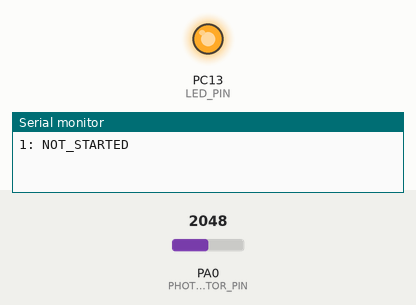
Simulated run of this sketch. Board: STM32 Blue Pill. Parts: output pins drawn as LEDs (lit = HIGH), the last lines printed to the serial monitor. The inputs (shaded band) are chosen by the test bench; at power-on: PA0 (PHOTORESISTOR_PIN) = 2048.

Above: at 1.2 s.
1.3 s: PA0 (PHOTORESISTOR_PIN) set to 60
At 3.4 s:
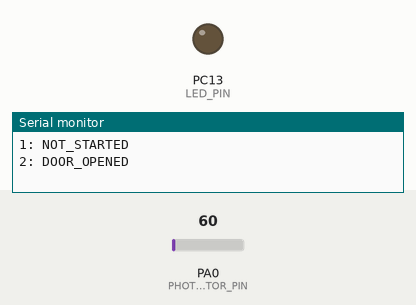
Timing chart, 0 to 10.3 s (numbered marks = the images above; inputs shaded):
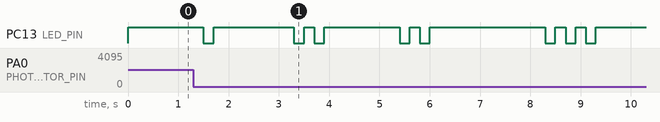

The sketch:

FinalAlgorithm.ino
```cpp
#include "StateIndicator.h"
#include "LightSensor.h"

const int NOT_STARTED = 1;
const int DOOR_OPENED = 2;
const int MOVING_DOWN_RAMP = 3;
const int DEPLOYING_SOLAR_PANELS_1 = 4;
const int WAITING_FOR_STORM = 5;
const int STORM_DETECTED = 6;
const int RETRIEVING_SOLAR_PANELS_1 = 7;
const int PROTECTING_PHOTORESISTOR = 8;
const int WAITING_OUT_STORM = 9;
const int STORM_OVER = 10;
const int DEPLOYING_SOLAR_PANELS_2 = 11;
const int DONE = 12;

int state = NOT_STARTED;
bool state_printed = false;
unsigned long state_started = 0;

const unsigned long DOOR_OPEN_TIME_MS = 5000;
const unsigned long LIGHT_DIM_TIME_MS = 10000;
const unsigned long SAND_START_DELAY_MS = 15000;
const unsigned long SANDSTORM_DURATION_MS = 45000;
const unsigned long POST_STORM_OPERATION_TIME_MS = 120000;

void setup() {
  Serial.begin(9600);
  LightSensor::setup();
  StateIndicator::setup();
  state_started = millis();
}

void loop() {
  LightSensor::update();
  StateIndicator::update(state);

  int next_state = state;
  switch( state )
  {
    case NOT_STARTED:
      if( !state_printed ) Serial.println("1: NOT_STARTED");
      if( !StateIndicator::hasShownPattern() ) break;
      if( LightSensor::isReady() && LightSensor::isLight() )
        next_state = DOOR_OPENED;
      break;
    case DOOR_OPENED:
      if( !state_printed ) Serial.println("2: DOOR_OPENED");
      if( !StateIndicator::hasShownPattern() ) break;
      if( millis() - state_started >= DOOR_OPEN_TIME_MS )
        next_state = MOVING_DOWN_RAMP;
      break;
    case MOVING_DOWN_RAMP:
      if( !state_printed ) Serial.println("3: MOVING_DOWN_RAMP");
      if( !StateIndicator::hasShownPattern() ) break;
      // TODO: drive only the wheel motor and wait for ramp exit.
      next_state = DEPLOYING_SOLAR_PANELS_1;
      break;
    case DEPLOYING_SOLAR_PANELS_1:
      if( !state_printed ) Serial.println("4: DEPLOYING_SOLAR_PANELS_1");
      if( !StateIndicator::hasShownPattern() ) break;
      // TODO: unfurl with the winder motor and wait for completion.
      next_state = WAITING_FOR_STORM;
      break;
    case WAITING_FOR_STORM:
      if( !state_printed ) Serial.println("5: WAITING_FOR_STORM");
      if( !StateIndicator::hasShownPattern() ) break;
      if( LightSensor::isReady() && !LightSensor::isLight() )
        next_state = STORM_DETECTED;
      break;
    case STORM_DETECTED:
      if( !state_printed ) Serial.println("6: STORM_DETECTED");
      if( !StateIndicator::hasShownPattern() ) break;
      next_state = RETRIEVING_SOLAR_PANELS_1;
      break;
    case RETRIEVING_SOLAR_PANELS_1:
      if( !state_printed ) Serial.println("7: RETRIEVING_SOLAR_PANELS_1");
      if( !StateIndicator::hasShownPattern() ) break;
      // TODO: furl with the winder motor and wait for completion.
      next_state = PROTECTING_PHOTORESISTOR;
      break;
    case PROTECTING_PHOTORESISTOR:
      if( !state_printed ) Serial.println("8: PROTECTING_PHOTORESISTOR");
      if( !StateIndicator::hasShownPattern() ) break;
      // TODO: tilt the sensor; leave it exposed during this walkthrough.
      next_state = WAITING_OUT_STORM;
      break;
    case WAITING_OUT_STORM:
      if( !state_printed ) Serial.println("9: WAITING_OUT_STORM");
      if( !StateIndicator::hasShownPattern() ) break;
      // Walkthrough input: restore light. Revisit when tilt is implemented.
      if( LightSensor::isReady() && LightSensor::isLight() )
        next_state = STORM_OVER;
      break;
    case STORM_OVER:
      if( !state_printed ) Serial.println("10: STORM_OVER");
      if( !StateIndicator::hasShownPattern() ) break;
      next_state = DEPLOYING_SOLAR_PANELS_2;
      break;
    case DEPLOYING_SOLAR_PANELS_2:
      if( !state_printed ) Serial.println("11: DEPLOYING_SOLAR_PANELS_2");
      if( !StateIndicator::hasShownPattern() ) break;
      // TODO: restore sensor and unfurl panels. Walkthrough skips 2-minute wait.
      next_state = DONE;
      break;
    case DONE:
      if( !state_printed ) Serial.println("12: DONE");
      if( !StateIndicator::hasShownPattern() ) break;
      break;
  }

  state_printed = true;

  if( next_state != state )
  {
    state = next_state;
    state_started = millis();
    StateIndicator::update(state);
    state_printed = false;
  }
}
```

LightSensor.cpp
```cpp
#include <Arduino.h>
#include "LightSensor.h"

namespace LightSensor {

const int PHOTORESISTOR_PIN = PA0;
const int THRESHOLDLIGHT = 100;
const int HYSTERESIS = 15;
const unsigned long STABLE_MS = 500;

bool ready = false;
bool light = false;
bool pending_light = false;
unsigned long pending_since = 0;

void setup()
{
  pinMode(PHOTORESISTOR_PIN, INPUT_ANALOG);
  ready = false;
  pending_light = analogRead(PHOTORESISTOR_PIN) <= THRESHOLDLIGHT;
  pending_since = millis();
}

void update()
{
  const int reading = analogRead(PHOTORESISTOR_PIN);
  bool requested_light = pending_light;
  if( reading < THRESHOLDLIGHT - HYSTERESIS )
    requested_light = true;
  else if( reading > THRESHOLDLIGHT + HYSTERESIS )
    requested_light = false;

  const unsigned long now = millis();
  if( requested_light != pending_light )
  {
    pending_light = requested_light;
    pending_since = now;
  }
  if( now - pending_since >= STABLE_MS )
  {
    light = pending_light;
    ready = true;
  }
}

bool isReady() { return ready; }
bool isLight() { return light; }

}
```

LightSensor.h
```cpp
#pragma once

namespace LightSensor {
void setup();
void update();
bool isReady();
bool isLight();
}
```

StateIndicator.cpp
```cpp
#include <Arduino.h>
#include "StateIndicator.h"

namespace StateIndicator {

const int LED_PIN = PC13;
const int DARK = HIGH;
const int LIGHT = LOW;
const unsigned long BLINK_MS = 200;
const unsigned long GROUP_PAUSE_MS = 1500;

int displayed_state = 0;
int blinks_completed = 0;
bool led_on = false;
bool pattern_shown = false;
unsigned long last_change = 0;
unsigned long wait_ms = GROUP_PAUSE_MS;

void setup()
{
  pinMode(LED_PIN, OUTPUT);
  digitalWrite(LED_PIN, DARK);
  displayed_state = 0;
  pattern_shown = false;
  blinks_completed = 0;
  led_on = false;
  last_change = millis();
  wait_ms = GROUP_PAUSE_MS;
}

void update(int state)
{
  const unsigned long now = millis();

  // Start a fresh blink group when the main state changes.
  if( state != displayed_state )
  {
    displayed_state = state;
    blinks_completed = 0;
    pattern_shown = false;
    led_on = false;
    digitalWrite(LED_PIN, DARK);
    last_change = now;
    wait_ms = GROUP_PAUSE_MS;
  }

  if( state <= 0 || now - last_change < wait_ms ) return;
  last_change = now;
  wait_ms = BLINK_MS;

  if( led_on )
  {
    digitalWrite(LED_PIN, DARK);
    led_on = false;
    ++blinks_completed;

    // All flashes are done: pause before repeating the group.
    if( blinks_completed == state )
    {
      pattern_shown = true;
      blinks_completed = 0;
      wait_ms = GROUP_PAUSE_MS;
    }
  }
  else
  {
    digitalWrite(LED_PIN, LIGHT);
    led_on = true;
  }
}

bool hasShownPattern()
{
  return pattern_shown;
}

}
```

StateIndicator.h
```cpp
#pragma once

namespace StateIndicator {
void setup();
void update(int state);
bool hasShownPattern();
}
```
